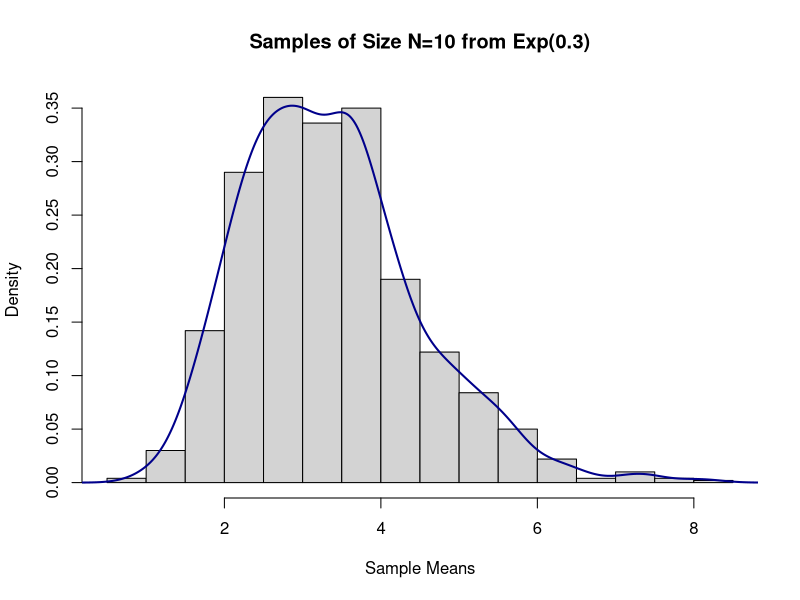
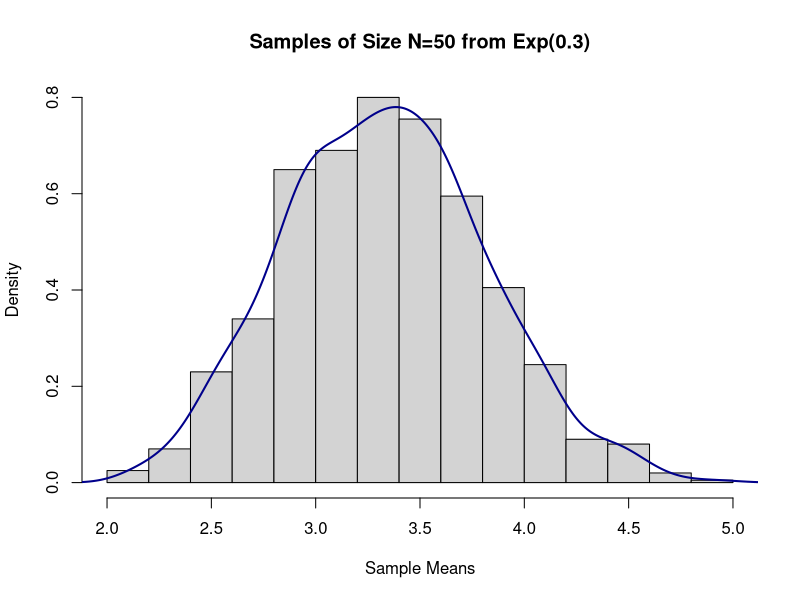

Here is the R script that generated these plots, in order:

################################################################
#                    Biostatistical Methods I                  #
#            Statistical Inference: One-Sample Mean            #
#                     Author: Cody Chiuzan                     #
################################################################

rm(list=ls())


############################################################
#               Sample mean distributions: CLT             #
############################################################

# Draw 1000 samples of size 10 from an underlying exponential distribution with parameter lambda=0.3
# Calculate their means/var and draw a histogram to vizualize the sample means distribution

set.seed(2)
sample_means_exp1 = rep(NA, 1000)

for(i in 1:1000){
  sample_means_exp1[i] = mean(rexp(10,0.3))
}

# sample_means_exp

# Calculate the means and the variances of all samples
mean(sample_means_exp1)                # compare to true Mean = 1/lambda
var(sample_means_exp1)                 # compare to true Var=1/lambda^2

#Histogram
hist(sample_means_exp1, main = "Samples of Size N=10 from Exp(0.3)", xlab = "Sample Means", prob = T)
lines(density(sample_means_exp1), col = "darkblue", lwd = 2)

# Draw 1000 samples of size 50 from an underlying exponential distribution with parameter lambda=0.3
# Calculate their means/var and draw a histogram to vizualize the sample means distribution

set.seed(2)
sample_means_exp2 = rep(NA, 1000)

for(i in 1:1000){
  sample_means_exp2[i] = mean(rexp(50,0.3))
}

# Calculate the means and the variances of all samples 
mean(sample_means_exp2)                # compare to true Mean = 1/lambda
var(sample_means_exp2)                 # compare to true Var=1/lambda^2

#Histogram
hist(sample_means_exp2, main = "Samples of Size N=50 from Exp(0.3)", xlab = "Sample Means", prob = T)
lines(density(sample_means_exp2), col = "darkblue", lwd = 2)



# Construct a 95% CI for the population mean with n=10, X_bar=175, and known sigma=15
# Sigma represents the pooulation standard deviation
# 1-(alpha/2)=1-(0.05/2)=0.975

LCLz95<-175 - qnorm(0.975) * 15/sqrt(10)
UCLz95<-175 + qnorm(0.975) * 15/sqrt(10)
CLz95<-c(LCLz95, UCLz95)
CLz95

# What if we want a 99% CI?
LCLz99<-175-qnorm(0.995)* 15/sqrt(10)
UCLz99<-175 + qnorm(0.995) * 15/sqrt(10)
CLz99<-c(LCLz99, UCLz99)
CLz99


# Construct a 95% CI for the population mean with n=10 => df=10-1=9, X_bar=175, and known s=15
# s represents the sample standard deviation

LCLt95<-175 - qt(0.975, df=9) * 15/sqrt(10)
UCLt95<-175 + qt(0.975, df=9) * 15/sqrt(10)
CLt95<-c(LCLt95, UCLt95)
CLt95


# Construct a 95% CI for the population variance with known s=15
# s represents the sample standard deviation

LCL_var95 <- 9*(15^2)/qchisq(0.975, 9)
UCL_var95 <- 9*(15^2)/qchisq(0.025, 9)
CL_var95<-c(LCL_var95, UCL_var95)
CL_var95


# Hypothesis Test: Infarct size example
# Test if the mean infract size is different from 25
# X_bar=16, s=10, N=40

t_stats<-(16-25)/(10/sqrt(40))
t_stats

# Compare the test statistics with the critical value, alpha=0.05

qt(0.975,39) # 2.02

# Compute the p-value: t_stats<0, so the p-value is twice area to the left of a t distr. with 39 df

p.val<-2*pt(t_stats,39) # p.val<.0001, reject H0.


# Remember the low_birth data

low_birth_all <- read.csv("lowbwt_ALL.csv")

# Let's test if the true mean is different than 3000g
# One-sample t-test, two-tailed

t.test(low_birth_all$bwt, alternative='two.sided', mu=3000)


# Output from R

# One Sample t-test

# t = -1.0437, df = 188, p-value = 0.298 ----> Fail to reject H0.
# alternative hypothesis: true mean is not equal to 3000
# 95 percent confidence interval: 2840.049 3049.264
# sample estimates: mean of x is 2944.656 


# Let's test if the true mean is less than 3000g
# One-sample t-test, one-tailed

t.test(low_birth_all$bwt, alternative='less', mu=3000)

# Output from R
# t = -1.0437, df = 188, p-value = 0.149 ----> Fail to reject H0.
# alternative hypothesis: true mean is less than 3000
# 95 percent confidence interval: -Inf 3032.312  (One-sided confidence interval)
# sample estimates: mean of x is 2944.656 


